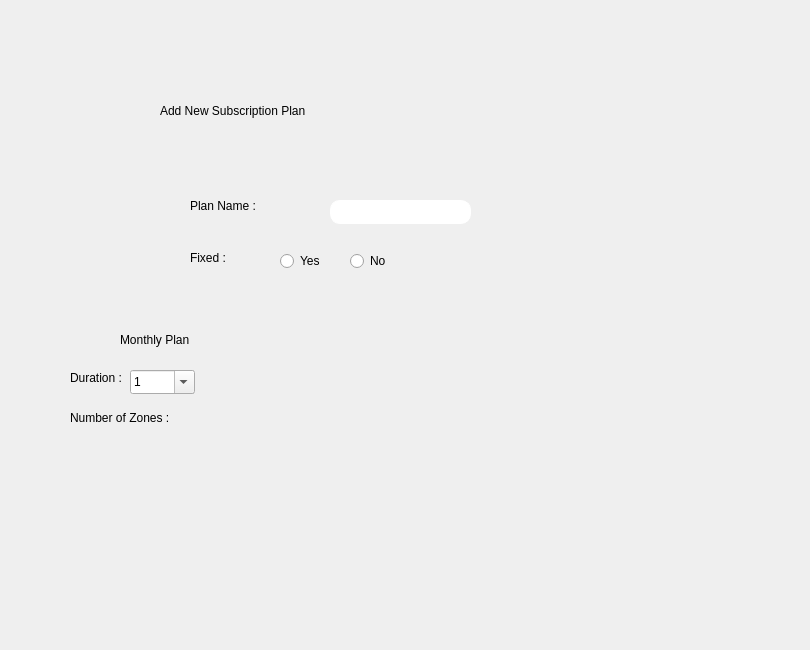
    <widget class="QWidget" name="add_sub">
     <widget class="QLabel" name="label_18">
      <property name="geometry">
       <rect>
        <x>160</x>
        <y>70</y>
        <width>411</width>
        <height>81</height>
       </rect>
      </property>
      <property name="styleSheet">
       <string notr="true">font: 700 22pt &quot;Times New Roman&quot;;</string>
      </property>
      <property name="text">
       <string>Add New Subscription Plan</string>
      </property>
     </widget>
     <widget class="QLabel" name="label_19">
      <property name="geometry">
       <rect>
        <x>190</x>
        <y>190</y>
        <width>141</width>
        <height>31</height>
       </rect>
      </property>
      <property name="styleSheet">
       <string notr="true">font: 700 18pt &quot;Times New Roman&quot;;</string>
      </property>
      <property name="text">
       <string>Plan Name : </string>
      </property>
     </widget>
     <widget class="QLabel" name="label_20">
      <property name="geometry">
       <rect>
        <x>190</x>
        <y>250</y>
        <width>101</width>
        <height>16</height>
       </rect>
      </property>
      <property name="styleSheet">
       <string notr="true">font: 700 18pt &quot;Times New Roman&quot;;</string>
      </property>
      <property name="text">
       <string>Fixed : </string>
      </property>
     </widget>
     <widget class="QRadioButton" name="radioButton">
      <property name="geometry">
       <rect>
        <x>280</x>
        <y>250</y>
        <width>91</width>
        <height>22</height>
       </rect>
      </property>
      <property name="text">
       <string>Yes</string>
      </property>
     </widget>
     <widget class="QRadioButton" name="radioButton_2">
      <property name="geometry">
       <rect>
        <x>350</x>
        <y>250</y>
        <width>91</width>
        <height>22</height>
       </rect>
      </property>
      <property name="text">
       <string>No</string>
      </property>
     </widget>
     <widget class="QLineEdit" name="lineEdit_7">
      <property name="geometry">
       <rect>
        <x>330</x>
        <y>200</y>
        <width>141</width>
        <height>24</height>
       </rect>
      </property>
      <property name="styleSheet">
       <string notr="true">border-radius:10px;
font: 10pt &quot;Segoe UI&quot;;
border:1px solid white;</string>
      </property>
     </widget>
     <widget class="QWidget" name="widget_15" native="true">
      <property name="geometry">
       <rect>
        <x>50</x>
        <y>310</y>
        <width>231</width>
        <height>251</height>
       </rect>
      </property>
      <widget class="QLabel" name="label_21">
       <property name="geometry">
        <rect>
         <x>70</x>
         <y>20</y>
         <width>141</width>
         <height>20</height>
        </rect>
       </property>
       <property name="text">
        <string>Monthly Plan</string>
       </property>
      </widget>
      <widget class="QLabel" name="label_22">
       <property name="geometry">
        <rect>
         <x>20</x>
         <y>60</y>
         <width>61</width>
         <height>16</height>
        </rect>
       </property>
       <property name="text">
        <string>Duration : </string>
       </property>
      </widget>
      <widget class="QLabel" name="label_23">
       <property name="geometry">
        <rect>
         <x>20</x>
         <y>100</y>
         <width>101</width>
         <height>16</height>
        </rect>
       </property>
       <property name="text">
        <string>Number of Zones : </string>
       </property>
      </widget>
      <widget class="QComboBox" name="comboBox">
       <property name="enabled">
        <bool>true</bool>
       </property>
       <property name="geometry">
        <rect>
         <x>80</x>
         <y>60</y>
         <width>65</width>
         <height>24</height>
        </rect>
       </property>
       <property name="editable">
        <bool>true</bool>
       </property>
       <property name="currentText">
        <string>1</string>
       </property>
       <property name="maxVisibleItems">
        <number>10</number>
       </property>
       <property name="insertPolicy">
        <enum>QComboBox::InsertPolicy::InsertAfterCurrent</enum>
       </property>
       <item>
        <property name="text">
         <string>1</string>
        </property>
       </item>
       <item>
        <property name="text">
         <string>2</string>
        </property>
       </item>
       <item>
        <property name="text">
         <string>3</string>
        </property>
       </item>
       <item>
        <property name="text">
         <string>4</string>
        </property>
       </item>
       <item>
        <property name="text">
         <string>5</string>
        </property>
       </item>
       <item>
        <property name="text">
         <string>6</string>
        </property>
       </item>
       <item>
        <property name="text">
         <string>7</string>
        </property>
       </item>
       <item>
        <property name="text">
         <string>8</string>
        </property>
       </item>
       <item>
        <property name="text">
         <string>9</string>
        </property>
       </item>
       <item>
        <property name="text">
         <string>10</string>
        </property>
       </item>
       <item>
        <property name="text">
         <string>11</string>
        </property>
       </item>
       <item>
        <property name="text">
         <string>12</string>
        </property>
       </item>
      </widget>
     </widget>
     <widget class="QWidget" name="widget_16" native="true">
      <property name="geometry">
       <rect>
        <x>560</x>
        <y>30</y>
        <width>241</width>
        <height>611</height>
       </rect>
      </property>
      <property name="styleSheet">
       <string notr="true">background-image: url(:/QtWidgetsApplication3/download-removebg-preview.png);
background-position: center;
    background-repeat: no-repeat;
</string>
      </property>
     </widget>
    </widget>
